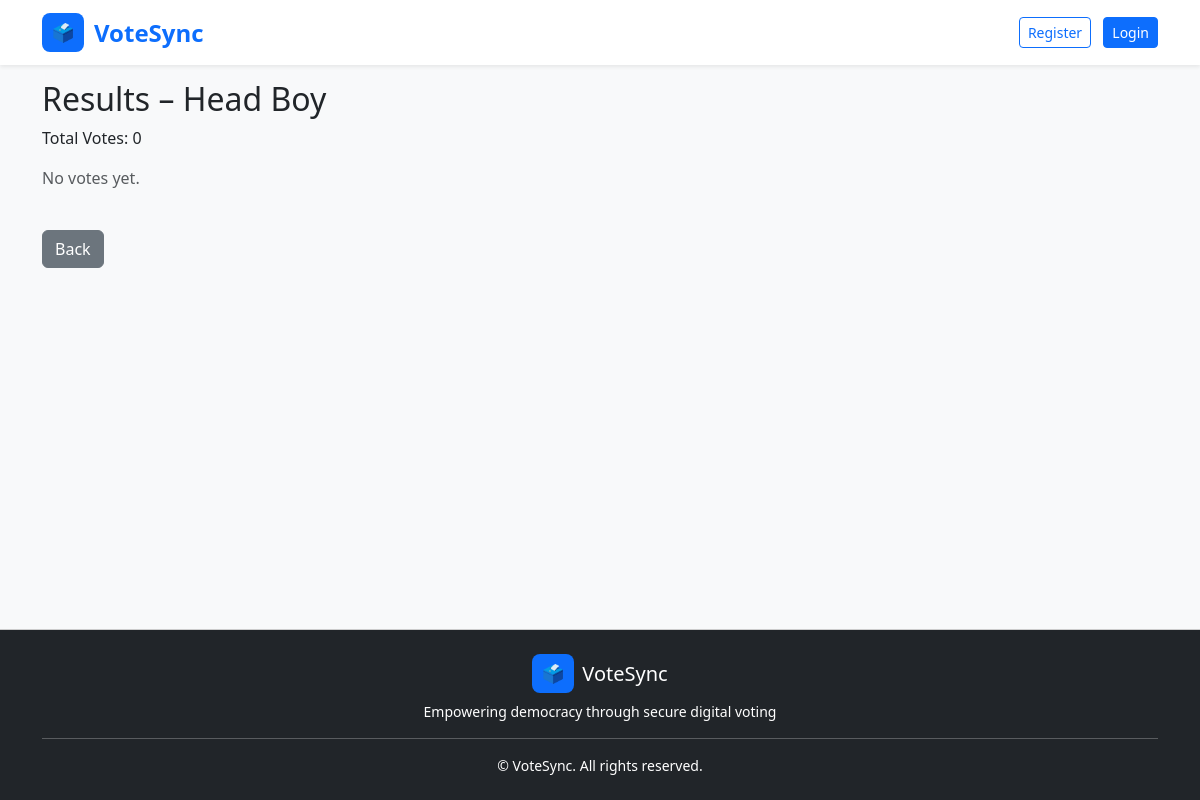
Before: /guest/results/2/ with the older database file.
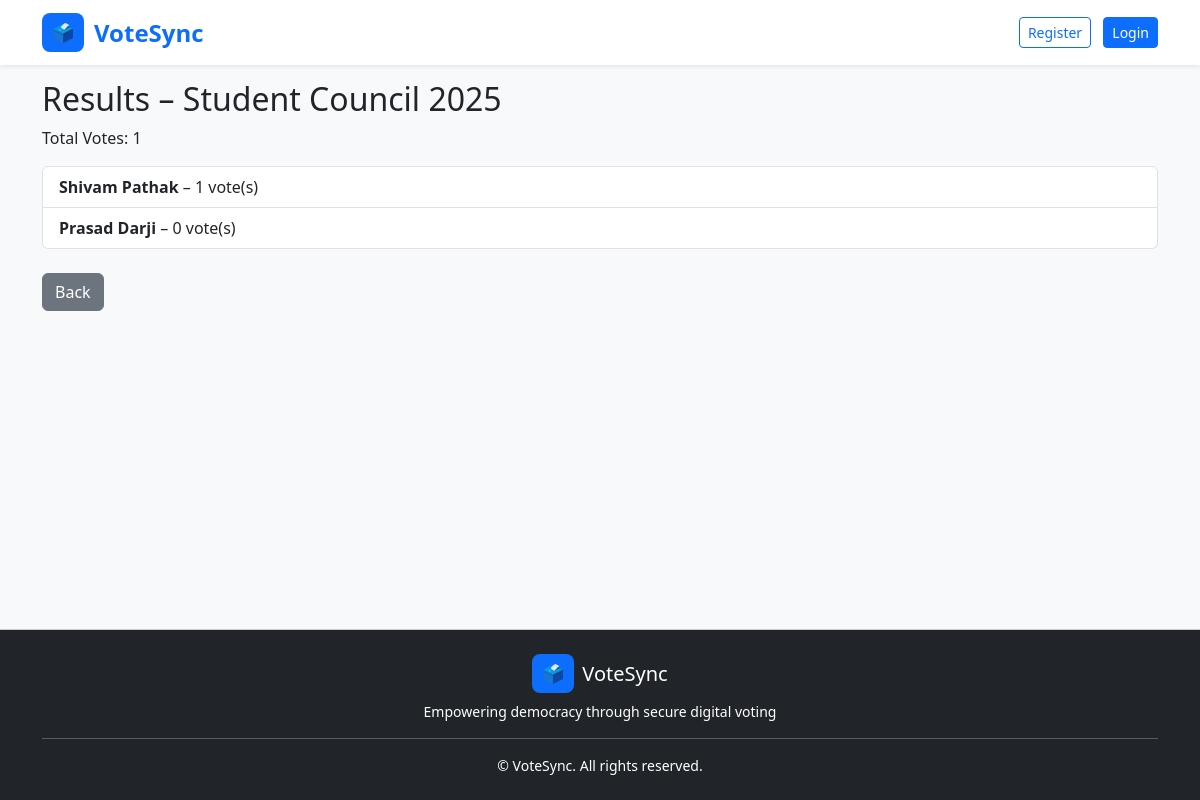
After: the same page with the newer database file.
### core/models.py (models this page shows, shortened)
class Election(models.Model):
    name = models.CharField(max_length=255)
    description = models.TextField()
    start_time = models.DateTimeField()
    end_time = models.DateTimeField()
    status = models.BooleanField(default=False)

class Candidate(models.Model):
    election = models.ForeignKey(Election, on_delete=models.CASCADE, related_name='candidates')
    name = models.CharField(max_length=255)

### core/views.py (the view)
# urls.py: path('guest/results/<int:election_id>/', views.auditor_results, name='guest_results'),
@never_cache
def auditor_results(request, election_id):
    election = get_object_or_404(Election, id=election_id)
    candidates = Candidate.objects.filter(election=election).annotate(vote_count=Count('vote'))
    total_votes = sum(c.vote_count for c in candidates)
    return render(request, 'auditor/results.html', {
        'election': election,
        'candidates': candidates,
        'total_votes': total_votes
    })

### core/templates/auditor/results.html
{% extends 'base.html' %} {% block content %}
<h2>Results – {{ election.name }}</h2>
<p>Total Votes: {{ total_votes }}</p>
{% if total_votes == 0 %}
<p class="text-muted">No votes yet.</p>
{% else %}
<ul class="list-group mt-3">
  {% for candidate in candidates %}
  <li class="list-group-item">
    <strong>{{ candidate.name }}</strong> – {{ candidate.vote_count }} vote(s)
  </li>
  {% endfor %}
</ul>
{% endif %}
<a
  href="{% url 'auditor_dashboard' %}"
  class="btn btn-secondary mt-4"
  >Back</a
>
{% endblock %}

Changed rows visible on the page:
changed Election: name "Head Boy" → "Student Council 2025"
added Candidate: name "Shivam Pathak", vote_count "1"
added Candidate: name "Prasad Darji", vote_count "0"
Other visible differences:
{{ total_votes }}: "0" → "1"
text no longer shown: "No votes yet."
